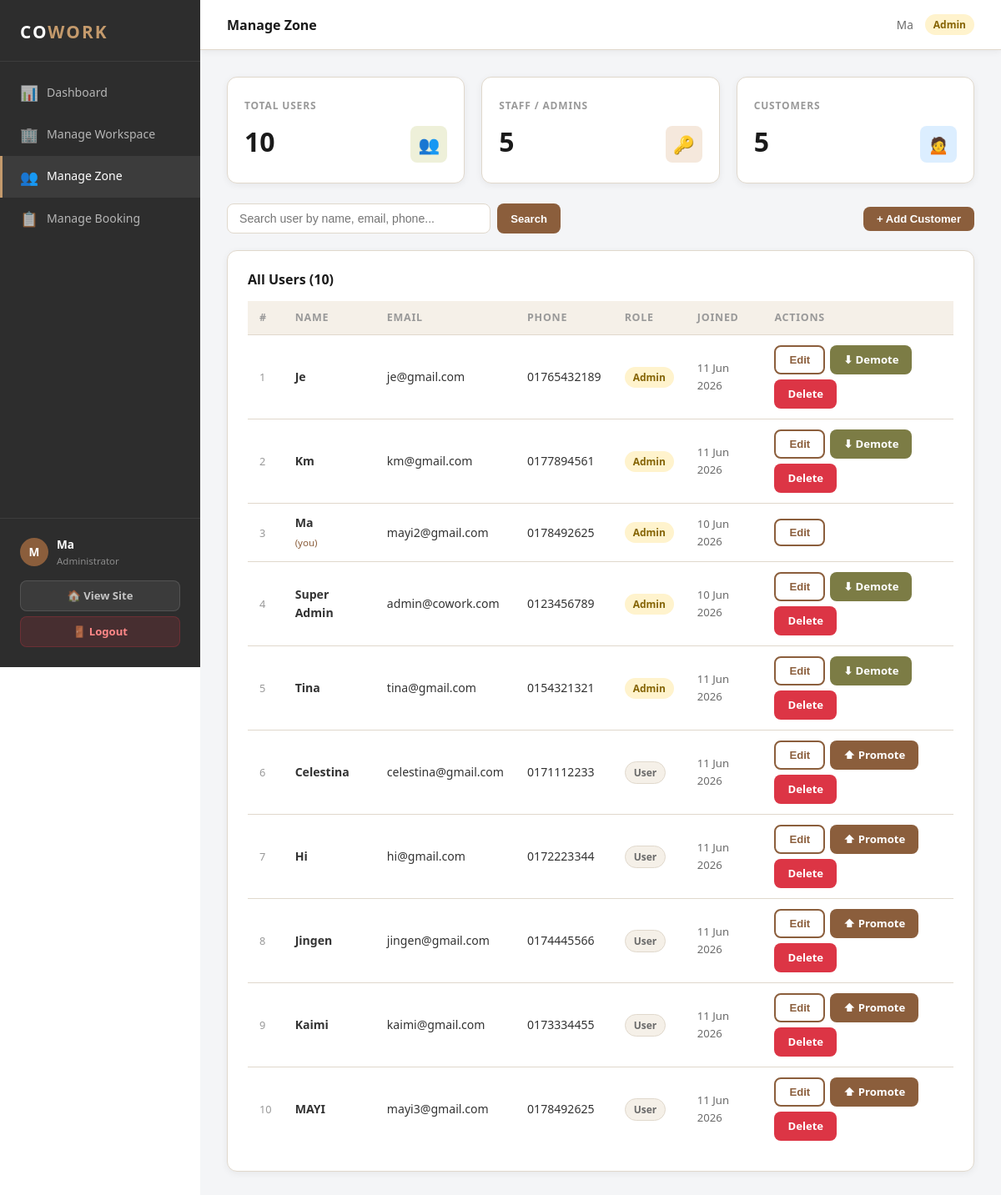
The page /manage_zone.php (signed in) on the database its author committed.
### tables this page shows
CREATE TABLE `staff` (
  `staff_id` int(11) NOT NULL,
  `fullname` varchar(100) NOT NULL,
  `email` varchar(100) NOT NULL,
  `password` varchar(255) NOT NULL,
  `role` varchar(50) NOT NULL DEFAULT 'staff',
  `phone` varchar(15) NOT NULL DEFAULT '',
  `promoted_by` int(11) DEFAULT NULL,
  `created_at` datetime DEFAULT current_timestamp(),
  `updated_at` datetime DEFAULT current_timestamp() ON UPDATE current_timestamp()
);

CREATE TABLE `customer` (
  `customer_id` int(11) NOT NULL,
  `fullname` varchar(100) NOT NULL,
  `email` varchar(100) NOT NULL,
  `password` varchar(255) NOT NULL,
  `phone` varchar(15) NOT NULL,
  `status` enum('active','suspended') DEFAULT 'active',
  `created_at` datetime DEFAULT current_timestamp(),
  `updated_at` datetime DEFAULT current_timestamp() ON UPDATE current_timestamp()
);

### manage_zone.php (the view, shortened to what this page needs)
<?php
require_once 'db.php';
$adminName = htmlspecialchars($_SESSION['user_name']);
$selfId    = (int)$_SESSION['user_id'];
$search = trim($_GET['search'] ?? '');
$whereCust = "WHERE 1=1";
$whereStaff = "WHERE 1=1";
$normalUsers = mysqli_fetch_all(mysqli_query($conn, "SELECT customer_id AS id, fullname, email, phone, created_at, 'user' AS role FROM customer $whereCust ORDER BY fullname"), MYSQLI_ASSOC);
$adminUsers  = mysqli_fetch_all(mysqli_query($conn, "SELECT staff_id AS id, fullname, email, phone, created_at, 'admin' AS role FROM staff $whereStaff ORDER BY fullname"), MYSQLI_ASSOC);
$users = array_merge($adminUsers, $normalUsers);
?>
<!DOCTYPE html>
<html lang="en">
<head>
<link rel="stylesheet" href="style.css">
</head>
<body>
<div class="admin-wrapper">
  <?php include 'admin_sidebar.php'; ?>
  <div class="admin-main">
    <div class="admin-topbar">
      <h4>Manage Zone</h4>
      <div class="user-chip"><?= $adminName ?>
        <span class="badge badge-admin" style="margin-left:6px">Admin</span>
      </div>
    </div>
    <div class="admin-content">
      <div class="stat-grid" style="margin-bottom:24px">
        <?php
          $totalAdmins = count(array_filter($users, fn($u) => $u['role']==='admin'));
          $totalUsers  = count(array_filter($users, fn($u) => $u['role']==='user'));
        ?>
        <div class="stat-card">
          <div class="stat-label">Total Users</div>
          <div style="display:flex;justify-content:space-between;align-items:flex-end">
            <div class="stat-value"><?= count($users) ?></div>
            <div class="stat-icon stat-icon-olive">👥</div>
          </div>
        </div>
        <div class="stat-card">
          <div class="stat-label">Staff / Admins</div>
          <div style="display:flex;justify-content:space-between;align-items:flex-end">
            <div class="stat-value"><?= $totalAdmins ?></div>
            <div class="stat-icon stat-icon-brown">🔑</div>
          </div>
        </div>
        <div class="stat-card">
          <div class="stat-label">Customers</div>
          <div style="display:flex;justify-content:space-between;align-items:flex-end">
            <div class="stat-value"><?= $totalUsers ?></div>
            <div class="stat-icon stat-icon-blue">🙍</div>
          </div>
        </div>
      </div>
      <div class="action-bar">
        <form method="GET" style="display:flex;gap:8px;flex:1;max-width:400px;">
          <input type="text" name="search" placeholder="Search user by name, email, phone..."
                 value="<?= htmlspecialchars($search) ?>"
                 style="flex:1;padding:9px 14px;border:1.5px solid var(--border);border-radius:var(--radius-sm);font-size:0.88rem;outline:none">
          <button type="submit" class="btn btn-primary btn-sm">Search</button>
        </form>
        <button class="btn btn-primary btn-sm" onclick="openAddModal()">+ Add Customer</button>
      </div>
      <div class="admin-table-wrap">
        <h3 style="margin-bottom:16px">All Users (<?= count($users) ?>)</h3>
        <table>
          <thead>
            <tr>
              <th>#</th><th>Name</th><th>Email</th><th>Phone</th>
              <th>Role</th><th>Joined</th><th>Actions</th>
            </tr>
          </thead>
          <tbody>
            <?php foreach ($users as $i => $u):
              $isAdmin = $u['role'] === 'admin';
              $isSelf  = $isAdmin && ((int)$u['id'] === $selfId);
            ?>
            <tr>
              <td style="color:var(--text-light);font-size:0.8rem"><?= $i + 1 ?></td>
              <td>
                <div style="font-weight:600"><?= htmlspecialchars($u['fullname']) ?></div>
                <?php if ($isSelf): ?>
                  <small style="color:var(--brown);font-size:0.72rem">(you)</small>
                <?php endif; ?>
              </td>
              <td><?= htmlspecialchars($u['email']) ?></td>
              <td><?= htmlspecialchars($u['phone']) ?></td>
              <td><span class="badge badge-<?= $u['role'] ?>"><?= ucfirst($u['role']) ?></span></td>
              <td style="font-size:0.82rem;color:var(--text-muted)">
                <?= date('d M Y', strtotime($u['created_at'])) ?>
              </td>
              <td>
                <div style="display:flex;gap:6px;flex-wrap:wrap">
                  <button class="btn btn-sm btn-outline"
                    onclick="openEdit(
                      <?= $u['id'] ?>,
                      '<?= addslashes(htmlspecialchars($u['fullname'])) ?>',
                      '<?= addslashes(htmlspecialchars($u['email'])) ?>',
                      '<?= htmlspecialchars($u['phone']) ?>',
                      '<?= $u['role'] ?>'
                    )">Edit</button>
                  <?php if (!$isSelf): ?>
                    <?php if (!$isAdmin): ?>
                      <a href="manage_zone.php?promote=<?= $u['id'] ?>"
                         class="btn btn-sm btn-primary"
                         onclick="return confirm('Promote <?= addslashes($u['fullname']) ?> to Staff/Admin?')">
                         ⬆ Promote
                      </a>
                    <?php else: ?>
                      <a href="manage_zone.php?demote=<?= $u['id'] ?>"
                         class="btn btn-sm btn-olive"
                         onclick="return confirm('Demote <?= addslashes($u['fullname']) ?> to Customer?')">
                         ⬇ Demote
                      </a>
                    <?php endif; ?>
                    <a href="manage_zone.php?delete=<?= $u['id'] ?>&type=<?= $u['role'] ?>"
                       class="btn btn-sm btn-danger"
                       onclick="return confirm('Delete <?= addslashes($u['fullname']) ?>?')">
                       Delete
                    </a>
                  <?php endif; ?>
                </div>
              </td>
            </tr>
            <?php endforeach; ?>
          </tbody>
        </table>
      </div>
    </div>
  </div>
</div>
</body>
</html>

### style.css (style rules this page uses)
*, *::before, *::after { box-sizing: border-box; margin: 0; padding: 0; scroll-behavior: smooth;list-style: none; }
:root { --brown: #8B5E3C; --brown-dark: #6B4423; --brown-light: #C49A6C; --olive: #7C7C45; --olive-light: #A8A865; --cream: #F5F0E8; --cream-dark: #EDE6D8; --white: #FFFFFF; --dark: #1A1A1A; --dark-2: #2D2D2D; --text: #333333; --text-muted: #6B6B6B; --text-light: #999999; --border: #E0D8CC; --shadow-sm: 0 2px 8px rgba(0,0,0,0.06); --shadow-md: 0 4px 20px rgba(0,0,0,0.10); --shadow-lg: 0 8px 40px rgba(0,0,0,0.14); --radius: 12px; --radius-sm: 8px; --radius-lg: 20px; --font: 'Segoe UI', system-ui, -apple-system, sans-serif; --transition: 0.25s ease; }
body { font-family: var(--font); color: var(--text); background: var(--white); line-height: 1.6; font-size: 15px; }
h1, h2, h3, h4 { font-weight: 700; line-height: 1.25; color: var(--dark); }
h3 { font-size: 1.2rem; }
a { text-decoration: none; color: inherit; }
.btn { display: inline-flex; align-items: center; justify-content: center; gap: 8px; padding: 10px 24px; border: none; border-radius: var(--radius-sm); font-size: 0.9rem; font-weight: 600; cursor: pointer; transition: all var(--transition); text-decoration: none; }
.btn-primary { background: var(--brown); color: #fff; }
.btn-outline { background: transparent; color: var(--brown); border: 2px solid var(--brown); }
.btn-olive { background: var(--olive); color: #fff; }
.btn-danger { background: #dc3545; color: #fff; }
.btn-sm { padding: 7px 16px; font-size: 0.82rem; }
.admin-wrapper { display: flex; min-height: 100vh; }
.admin-main { margin-left: 240px; flex: 1; background: #F4F5F7; min-height: 100vh; }
.admin-topbar { background: var(--white); padding: 0 32px; height: 60px; display: flex; align-items: center; justify-content: space-between; border-bottom: 1px solid var(--border); box-shadow: var(--shadow-sm); position: sticky; top: 0; z-index: 50; }
.admin-topbar h4 { font-size: 1rem; font-weight: 600; color: var(--dark); }
.admin-topbar .user-chip { display: flex; align-items: center; gap: 8px; font-size: 0.85rem; color: var(--text-muted); }
.admin-content { padding: 32px; }
.stat-grid { display: grid; grid-template-columns: repeat(auto-fit, minmax(200px, 1fr)); gap: 20px; margin-bottom: 32px; }
.stat-card { background: var(--white); border-radius: var(--radius); padding: 24px 20px; border: 1px solid var(--border); box-shadow: var(--shadow-sm); display: flex; flex-direction: column; gap: 8px; }
.stat-card .stat-label { font-size: 0.75rem; font-weight: 700; text-transform: uppercase; letter-spacing: 0.07em; color: var(--text-light); }
.stat-card .stat-value { font-size: 2rem; font-weight: 800; color: var(--dark); }
.stat-card .stat-icon { width: 44px; height: 44px; border-radius: var(--radius-sm); display: flex; align-items: center; justify-content: center; font-size: 1.3rem; align-self: flex-end; }
.stat-icon-brown { background: #f5e8dc; color: var(--brown); }
.stat-icon-olive { background: #eef0d9; color: var(--olive); }
.stat-icon-blue { background: #dceeff; color: #2563EB; }
.admin-table-wrap { background: var(--white); border-radius: var(--radius); padding: 24px; border: 1px solid var(--border); box-shadow: var(--shadow-sm); overflow-x: auto; }
.admin-table-wrap h3 { font-size: 1rem; margin-bottom: 16px; }
table { width: 100%; border-collapse: collapse; }
thead th { text-align: left; padding: 10px 14px; font-size: 0.78rem; font-weight: 700; text-transform: uppercase; letter-spacing: 0.06em; color: var(--text-light); background: var(--cream); border-bottom: 1px solid var(--border); }
tbody td { padding: 12px 14px; font-size: 0.88rem; color: var(--text); border-bottom: 1px solid var(--border); vertical-align: middle; }
tbody tr:last-child td { border-bottom: none; }
.badge { display: inline-block; padding: 3px 10px; border-radius: 999px; font-size: 0.75rem; font-weight: 700; }
.badge-admin { background: #fff3cd; color: #856404; }
.badge-user { background: var(--cream); color: var(--text-muted); border: 1px solid var(--border); }

### manage_zone.php (style rules this page uses)
.action-bar { display:flex; gap:12px; justify-content:space-between; align-items:center; margin-bottom:20px; flex-wrap:wrap; }

### rows shown on the page
staff: fullname "Je", email "je@gmail.com", phone "01765432189", role "Admin", created_at "11 Jun 2026"
staff: fullname "Km", email "km@gmail.com", phone "0177894561", role "Admin", created_at "11 Jun 2026"
staff: fullname "Ma", shows "(you)", email "mayi2@gmail.com", phone "0178492625", role "Admin", created_at "10 Jun 2026"
staff: fullname "Super Admin", email "admin@cowork.com", phone "0123456789", role "Admin", created_at "10 Jun 2026"
staff: fullname "Tina", email "tina@gmail.com", phone "0154321321", role "Admin", created_at "11 Jun 2026"
customer: fullname "Celestina", email "celestina@gmail.com", phone "0171112233", role "User", created_at "11 Jun 2026"
customer: fullname "Hi", email "hi@gmail.com", phone "0172223344", role "User", created_at "11 Jun 2026"
customer: fullname "Jingen", email "jingen@gmail.com", phone "0174445566", role "User", created_at "11 Jun 2026"
customer: fullname "Kaimi", email "kaimi@gmail.com", phone "0173334455", role "User", created_at "11 Jun 2026"
customer: fullname "MAYI", email "mayi3@gmail.com", phone "0178492625", role "User", created_at "11 Jun 2026"

### other values the page prints
substr($_SESSION['user_name'],0,1) "M"
$_SESSION['user_name'] "Ma"
$adminName "Ma"
count($users) "10"
$totalAdmins "5"
$totalUsers "5"
